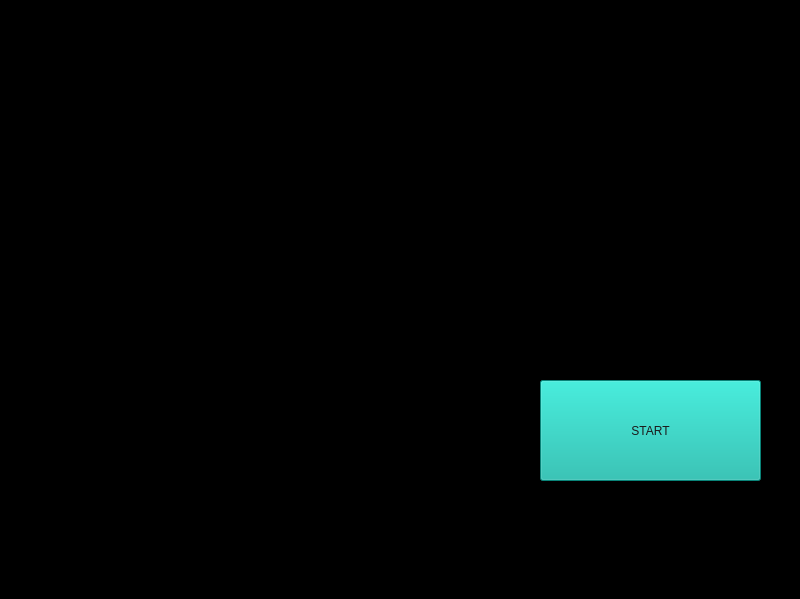
<?xml version="1.0" encoding="UTF-8"?>
<ui version="4.0">
 <class>MainWindow</class>
 <widget class="QMainWindow" name="MainWindow">
  <property name="geometry">
   <rect>
    <x>0</x>
    <y>0</y>
    <width>800</width>
    <height>599</height>
   </rect>
  </property>
  <property name="windowTitle">
   <string>Drops Detector</string>
  </property>
  <property name="styleSheet">
   <string notr="true">background-color: rgb(0, 0, 0);</string>
  </property>
  <widget class="QWidget" name="centralwidget">
   <widget class="QPushButton" name="start_btn">
    <property name="geometry">
     <rect>
      <x>540</x>
      <y>380</y>
      <width>221</width>
      <height>101</height>
     </rect>
    </property>
    <property name="styleSheet">
     <string notr="true">background-color: rgb(13, 183, 168);

color: rgb(255, 255, 255);
color: rgb(27, 27, 27);
font: 26pt &quot;Tw Cen MT&quot;;</string>
    </property>
    <property name="text">
     <string>START</string>
    </property>
   </widget>
   <widget class="QLabel" name="label">
    <property name="geometry">
     <rect>
      <x>0</x>
      <y>80</y>
      <width>821</width>
      <height>271</height>
     </rect>
    </property>
    <property name="tabletTracking">
     <bool>true</bool>
    </property>
    <property name="autoFillBackground">
     <bool>false</bool>
    </property>
    <property name="styleSheet">
     <string notr="true"/>
    </property>
    <property name="text">
     <string>&lt;html&gt;&lt;head/&gt;&lt;body&gt;&lt;p&gt;&lt;img src=&quot;:/newPrefix/logo(2).png&quot;/&gt;&lt;/p&gt;&lt;/body&gt;&lt;/html&gt;</string>
    </property>
   </widget>
   <widget class="QLabel" name="label_2">
    <property name="geometry">
     <rect>
      <x>-10</x>
      <y>10</y>
      <width>831</width>
      <height>611</height>
     </rect>
    </property>
    <property name="styleSheet">
     <string notr="true">background-image: url(:/newPrefix1/wallpaper-stains-liquid-paint-mixing-1616133483-1024x768.jpg);</string>
    </property>
    <property name="text">
     <string>TextLabel</string>
    </property>
   </widget>
   <widget class="QLabel" name="label_3">
    <property name="geometry">
     <rect>
      <x>0</x>
      <y>570</y>
      <width>850</width>
      <height>91</height>
     </rect>
    </property>
    <property name="text">
     <string>TextLabel</string>
    </property>
   </widget>
   <widget class="QLabel" name="label_4">
    <property name="geometry">
     <rect>
      <x>0</x>
      <y>-10</y>
      <width>821</width>
      <height>31</height>
     </rect>
    </property>
    <property name="text">
     <string>TextLabel</string>
    </property>
   </widget>
   <zorder>label_2</zorder>
   <zorder>label</zorder>
   <zorder>start_btn</zorder>
   <zorder>label_3</zorder>
   <zorder>label_4</zorder>
  </widget>
 </widget>
 <resources>
  <include location="new.qrc"/>
 </resources>
 <connections/>
</ui>
